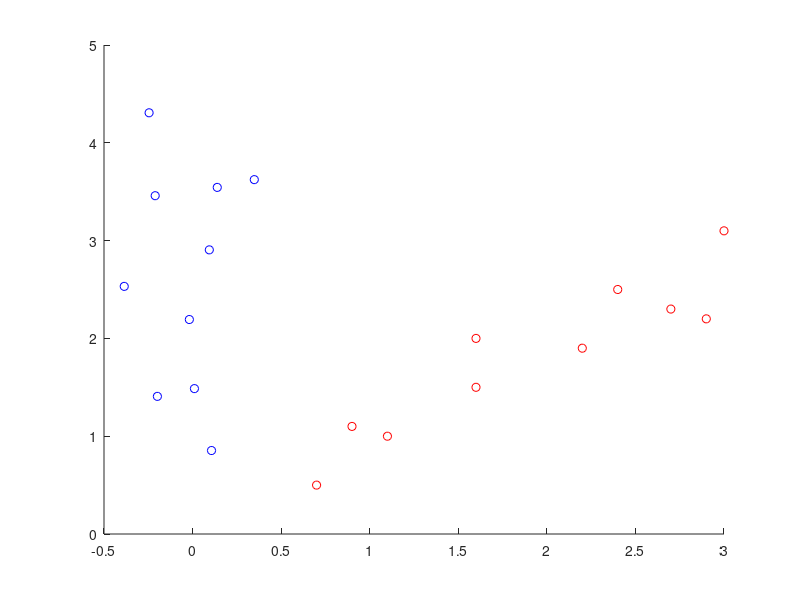

This chart was generated by the following MATLAB code: (Note: this script raises an error after producing the figure.)
% dane wejsciowe
x = [2.5 0.5 2.2 1.9 3.1 2.3 2 1 1.5 1.1;
    2.4 0.7 2.9 2.2 3 2.7 1.6 1.1 1.6 0.9];
% obliczenie wartosci srednich
% odjecie ich od macierzy
x_norm = bsxfun(@minus, x, mean(x, 2));
% wyznaczenie macierzy kowariancji
s = cov(x_norm');
% wyznaczenie wartosci i wektorow wlasnych
[eigenvectors, eigenvalues] = eigs(s, 2);
% porzadkujemy wartosci wlasne w kolejnosci malejacej
[eigenvalues order] = sort(diag(eigenvalues), 'descend');
eigenvectors = eigenvectors(:,order);
% rzutowanie
pcs = eigenvectors' * x;

figure;
hold on
plot(x(2,:), x(1,:), 'or', pcs(2,:), pcs(1,:), 'ob')
plotv(eigenvectors(:,1), '-r');
plotv(eigenvectors(:,2), '-b');
legend('dane oryginalne','skladowe glowne','wektor cechy 1','wektor cechy 2','Location','northeast','Orientation','vertical')
hold off
